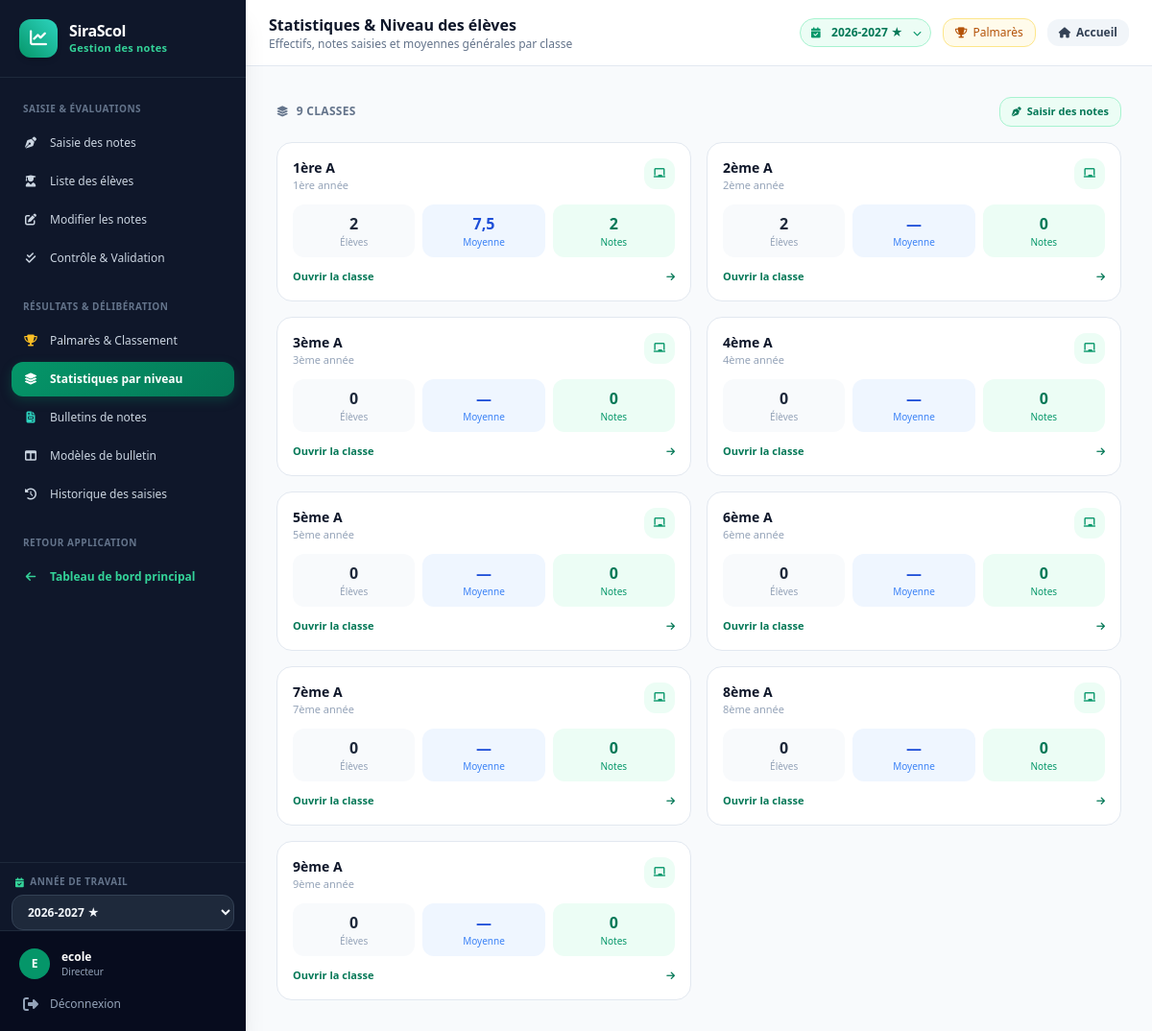
The app's page /notes/niveaux/ (signed in) with its own data.
### academics/models.py (models this page shows, shortened)
class ClassRoom(models.Model):
    name = models.CharField(max_length=50, verbose_name='Nom')
    level = models.ForeignKey(Level, on_delete=models.PROTECT, related_name='classrooms')
    academic_year = models.ForeignKey(AcademicYear, on_delete=models.CASCADE, related_name='classrooms')
    capacity = models.PositiveIntegerField(default=40, verbose_name='Capacité')
    serie = models.CharField(
        max_length=50, blank=True,
        verbose_name='Série',
        help_text='Pour 10ème, 11ème et 12ème : Scientifique, Littéraire, Économique...'
    )
    inscription_fee = models.DecimalField(
        max_digits=12, decimal_places=2, default=0,
        verbose_name="Frais d'inscription"
    )
    tuition_fee = models.DecimalField(
        max_digits=12, decimal_places=2, default=0,
        verbose_name='Scolarité'
    )
    main_teacher = models.ForeignKey(
        'teachers.Teacher',
        on_delete=models.SET_NULL,
        null=True, blank=True,
        related_name='main_classes',
        verbose_name='Professeur principal / Instituteur'
    )
    created_at = models.DateTimeField(auto_now_add=True)
    class Meta:
        verbose_name = 'Classe'
        verbose_name_plural = 'Classes'
        unique_together = ['name', 'academic_year']
        ordering = ['level__cycle__order', 'level__order', 'name']

class Level(models.Model):
    name = models.CharField(max_length=50, verbose_name='Nom')  # CP, 6ème, Terminale S...
    cycle = models.ForeignKey(Cycle, on_delete=models.PROTECT, related_name='levels', verbose_name='Cycle')
    order = models.PositiveIntegerField(default=0, verbose_name='Ordre')
    description = models.TextField(blank=True)
    class Meta:
        verbose_name = 'Niveau'
        verbose_name_plural = 'Niveaux'
        ordering = ['cycle__order', 'order', 'name']
        unique_together = ['name', 'cycle']

### grades/views.py (the view)
# urls.py: path('niveaux/', views.cotes_niveaux, name='niveaux'),
@login_required
@_students_use_portal
def cotes_niveaux(request):
    from django.db.models import Avg
    qs, year = _cotes_classrooms(request)
    rows = []
    for c in qs:
        avg = Grade.objects.filter(
            assessment__classroom=c, is_absent=False
        ).aggregate(a=Avg('score'))['a']
        rows.append({
            'classroom': c,
            'nb_eleves': c.nb_eleves,
            'moyenne': round(float(avg), 2) if avg is not None else None,
            'nb_notes': Grade.objects.filter(assessment__classroom=c).count(),
        })
    return render(request, 'grades/cotes_niveaux.html', {
        'rows': rows,
        'current_year': year,
        'section': 'niveaux',
    })

### templates/grades/cotes_niveaux.html (shortened to what this page needs)
{% extends "grades/base_cotes.html" %}
{% block header_title %}Statistiques & Niveau des élèves{% endblock %}
{% block header_sub %}Effectifs, notes saisies et moyennes générales par classe{% endblock %}
{% block content %}
<div class="flex items-center justify-between gap-3 mb-4">
  <div class="flex items-center gap-2 text-xs font-semibold text-slate-500 uppercase tracking-wide">
    <i class="fas fa-layer-group text-[11px]"></i> {{ rows|length }} classe{{ rows|length|pluralize }}
  </div>
  <a href="{% url 'grades:classes' %}"
     class="inline-flex items-center gap-1.5 px-3 py-1.5 rounded-xl text-[11px] font-semibold bg-emerald-50 text-emerald-700 hover:bg-emerald-100 border border-emerald-200 transition-colors">
    <i class="fas fa-pen-nib text-[10px]"></i> Saisir des notes
  </a>
</div>
<div class="grid grid-cols-1 sm:grid-cols-2 xl:grid-cols-3 gap-4">
  {% for r in rows %}
  <div class="bg-white rounded-2xl border border-slate-200 shadow-xs p-4 hover:shadow-md hover:border-emerald-200 transition-all">
    <div class="flex items-start justify-between gap-2">
      <div class="min-w-0">
        <p class="font-bold text-slate-900 text-sm truncate">{{ r.classroom.name }}</p>
        <p class="text-[11px] text-slate-400 truncate">{{ r.classroom.level.name }}{% if r.classroom.serie %} · {{ r.classroom.serie }}{% endif %}</p>
      </div>
      <span class="w-8 h-8 rounded-xl bg-emerald-50 text-emerald-600 flex items-center justify-center text-[11px] shrink-0">
        <i class="fas fa-chalkboard"></i>
      </span>
    </div>
    <div class="mt-3 grid grid-cols-3 gap-2 text-center">
      <div class="bg-slate-50 rounded-xl py-2">
        <p class="text-base font-bold text-slate-800">{{ r.nb_eleves }}</p>
        <p class="text-[10px] text-slate-400 font-medium">Élèves</p>
      </div>
      <div class="bg-blue-50 rounded-xl py-2">
        <p class="text-base font-bold text-blue-700">{% if r.moyenne != None %}{{ r.moyenne }}{% else %}—{% endif %}</p>
        <p class="text-[10px] text-blue-500 font-medium">Moyenne</p>
      </div>
      <div class="bg-emerald-50 rounded-xl py-2">
        <p class="text-base font-bold text-emerald-700">{{ r.nb_notes }}</p>
        <p class="text-[10px] text-emerald-600 font-medium">Notes</p>
      </div>
    </div>
    <a href="{% url 'grades:classes' %}?classroom={{ r.classroom.id }}"
       class="mt-3 flex items-center justify-between text-[11px] font-semibold text-emerald-700 hover:text-emerald-800 group">
      <span>Ouvrir la classe</span>
      <i class="fas fa-arrow-right text-[10px] group-hover:translate-x-0.5 transition-transform"></i>
    </a>
  </div>
  {% endfor %}
</div>
{% endblock %}

### templates/grades/base_cotes.html (shortened to what this page needs)
{% load static %}
<!DOCTYPE html>
<html lang="fr" class="h-full bg-slate-50">
<head>
  <script src="https://cdn.tailwindcss.com"></script>
  <link rel="stylesheet" href="https://cdnjs.cloudflare.com/ajax/libs/font-awesome/6.5.1/css/all.min.css">
</head>
<body class="h-full flex flex-col text-slate-800 antialiased">
  <div class="flex flex-1 min-h-screen">
    <aside id="notes-sidebar"
      class="w-64 bg-slate-900 text-slate-300 flex flex-col fixed inset-y-0 left-0 z-40 -translate-x-full md:translate-x-0 transition-transform duration-200 ease-in-out shadow-xl no-print">
      <div class="px-5 py-5 border-b border-slate-800 flex items-center justify-between">
        <a href="{% url 'grades:classes' %}" class="flex items-center gap-3">
          <div class="w-10 h-10 rounded-xl bg-gradient-to-tr from-emerald-600 to-teal-400 text-white flex items-center justify-center text-lg shadow-md">
            <i class="fas fa-chart-line"></i>
          </div>
          <div>
            <p class="font-bold text-white text-base leading-tight tracking-tight">SiraScol</p>
            <p class="text-[11px] text-emerald-400 font-semibold tracking-wide">Gestion des notes</p>
          </div>
        </a>
      </div>
      <nav class="notes-nav flex-1 overflow-y-auto p-3 text-xs space-y-1">
        <p class="text-[10px] uppercase font-bold tracking-wider text-slate-500 px-3 pt-3 pb-1.5">Saisie & Évaluations</p>
        <a href="{% url 'grades:classes' %}"
           class="flex items-center gap-3 px-3 py-2.5 rounded-xl transition-all text-slate-300 {% if section == 'saisie' %}active{% endif %}">
          <i class="fas fa-pen-nib w-4 text-center"></i>
          <span class="text-xs">Saisie des notes</span>
        </a>
        <a href="{% url 'grades:liste_eleves' %}"
           class="flex items-center gap-3 px-3 py-2.5 rounded-xl transition-all text-slate-300 {% if section == 'liste' %}active{% endif %}">
          <i class="fas fa-user-graduate w-4 text-center"></i>
          <span class="text-xs">Liste des élèves</span>
        </a>
        <a href="{% url 'grades:modifier' %}"
           class="flex items-center gap-3 px-3 py-2.5 rounded-xl transition-all text-slate-300 {% if section == 'modifier' %}active{% endif %}">
          <i class="fas fa-edit w-4 text-center"></i>
          <span class="text-xs">Modifier les notes</span>
        </a>
        <a href="{% url 'grades:valider' %}"
           class="flex items-center gap-3 px-3 py-2.5 rounded-xl transition-all text-slate-300 {% if section == 'valider' %}active{% endif %}">
          <i class="fas fa-check-double w-4 text-center"></i>
          <span class="text-xs">Contrôle & Validation</span>
        </a>
        <p class="text-[10px] uppercase font-bold tracking-wider text-slate-500 px-3 pt-5 pb-1.5">Résultats & Délibération</p>
        <a href="{% url 'grades:palmares' %}"
           class="flex items-center gap-3 px-3 py-2.5 rounded-xl transition-all text-slate-300 {% if section == 'palmares' %}active{% endif %}">
          <i class="fas fa-trophy w-4 text-center text-amber-400"></i>
          <span class="text-xs">Palmarès & Classement</span>
        </a>
        <a href="{% url 'grades:niveaux' %}"
           class="flex items-center gap-3 px-3 py-2.5 rounded-xl transition-all text-slate-300 {% if section == 'niveaux' %}active{% endif %}">
          <i class="fas fa-layer-group w-4 text-center"></i>
          <span class="text-xs">Statistiques par niveau</span>
        </a>
        <a href="{% url 'grades:bulletin_list' %}"
           class="flex items-center gap-3 px-3 py-2.5 rounded-xl transition-all text-slate-300 {% if section == 'bulletins' %}active{% endif %}">
          <i class="fas fa-file-invoice w-4 text-center text-teal-400"></i>
          <span class="text-xs">Bulletins de notes</span>
        </a>
        <a href="{% url 'grades:template_list' %}"
           class="flex items-center gap-3 px-3 py-2.5 rounded-xl transition-all text-slate-300 {% if section == 'modeles' %}active{% endif %}">
          <i class="fas fa-table-columns w-4 text-center"></i>
          <span class="text-xs">Modèles de bulletin</span>
        </a>
        <a href="{% url 'grades:historique' %}"
           class="flex items-center gap-3 px-3 py-2.5 rounded-xl transition-all text-slate-300 {% if section == 'historique' %}active{% endif %}">
          <i class="fas fa-clock-rotate-left w-4 text-center"></i>
          <span class="text-xs">Historique des saisies</span>
        </a>
        <p class="text-[10px] uppercase font-bold tracking-wider text-slate-500 px-3 pt-5 pb-1.5">Retour Application</p>
        <a href="{% url 'core:dashboard' %}"
           class="flex items-center gap-3 px-3 py-2.5 rounded-xl transition-all text-emerald-400 hover:text-white hover:bg-slate-800 font-semibold">
          <i class="fas fa-arrow-left w-4 text-center"></i>
          <span class="text-xs">Tableau de bord principal</span>
        </a>
      </nav>
      {% if all_academic_years %}
      <form method="get" action="{% url 'core:set_year' %}" class="px-3 pt-3 m-0 border-t border-slate-800 no-print">
        <label for="notes-year-side" class="text-[10px] uppercase font-bold tracking-wider text-slate-500 px-1 flex items-center gap-1.5">
          <i class="fas fa-calendar-check text-emerald-400 text-[10px]"></i> Année de travail
        </label>
        <select id="notes-year-side" name="year" onchange="this.form.submit()"
                class="mt-1.5 w-full bg-slate-800 border border-slate-700 text-slate-100 text-xs font-semibold rounded-xl px-3 py-2 hover:bg-slate-700 cursor-pointer">
          {% for y in all_academic_years %}
          <option value="{{ y.id }}" {% if current_year and current_year.id == y.id %}selected{% endif %}>{{ y.name }}{% if y.is_current %} ★{% endif %}</option>
          {% endfor %}
        </select>
      </form>
      {% endif %}
      <div class="p-3 border-t border-slate-800 bg-slate-950/60 no-print">
        <div class="flex items-center gap-3 px-2 py-1.5">
          <div class="w-8 h-8 rounded-full bg-emerald-600 text-white flex items-center justify-center font-bold text-xs shrink-0">
            {{ user.first_name|first|upper|default:user.username|first|upper }}
          </div>
          <div class="min-w-0 flex-1">
            <p class="text-xs font-semibold text-white truncate">{{ user.get_full_name|default:user.username }}</p>
            <p class="text-[10px] text-slate-400 capitalize truncate">{{ user_role_label|default:"Utilisateur" }}</p>
          </div>
        </div>
        <form method="post" action="{% url 'accounts:logout' %}" class="m-0 mt-1">
          <button type="submit"
                  class="w-full flex items-center gap-3 px-3 py-2 rounded-xl text-slate-400 hover:text-red-300 hover:bg-slate-800 transition-colors text-left">
            <i class="fas fa-sign-out-alt w-4 text-center"></i>
            <span class="text-xs">Déconnexion</span>
          </button>
        </form>
      </div>
    </aside>
    <div class="flex-1 md:ml-64 min-w-0 flex flex-col min-h-screen bg-slate-50">
      <header class="bg-white border-b border-slate-200 sticky top-0 z-20 px-4 sm:px-6 py-3.5 flex items-center justify-between gap-3 shadow-xs no-print">
        <div class="flex items-center gap-3 min-w-0">
          <div class="min-w-0">
            <h1 class="font-bold text-slate-900 text-sm sm:text-base truncate">{% block header_title %}Gestion des notes{% endblock %}</h1>
            <p class="text-xs text-slate-500 truncate">{% block header_sub %}Saisie, calcul officiel des moyennes et délibération{% endblock %}</p>
          </div>
        </div>
        <div class="flex items-center gap-2 sm:gap-3 shrink-0">
          {% if all_academic_years %}
          <form method="get" action="{% url 'core:set_year' %}" class="hidden sm:block m-0">
            <div class="relative">
              <select id="notes-year" name="year" onchange="this.form.submit()"
                      class="appearance-none pl-8 pr-7 py-1.5 rounded-full text-xs font-semibold bg-emerald-50 text-emerald-700 border border-emerald-200 hover:bg-emerald-100 transition-colors cursor-pointer">
                {% for y in all_academic_years %}
                <option value="{{ y.id }}" {% if current_year and current_year.id == y.id %}selected{% endif %}>{{ y.name }}{% if y.is_current %} ★{% endif %}</option>
                {% endfor %}
              </select>
            </div>
          </form>
          {% elif current_year %}
          <div class="inline-flex items-center gap-1.5 px-3 py-1 rounded-full text-xs font-semibold bg-emerald-50 text-emerald-700 border border-emerald-200">
            <i class="fas fa-calendar-check text-[10px]"></i>
            <span>{{ current_year.name }}</span>
          </div>
          {% endif %}
          <a href="{% url 'grades:palmares' %}" class="hidden md:inline-flex items-center gap-1.5 px-3 py-1.5 rounded-xl text-xs font-medium bg-amber-50 text-amber-700 hover:bg-amber-100 border border-amber-200 transition-colors">
            <i class="fas fa-trophy text-[11px]"></i> Palmarès
          </a>
          <a href="{% url 'core:dashboard' %}" class="inline-flex items-center gap-1.5 px-3 py-1.5 rounded-xl text-xs font-semibold bg-slate-100 hover:bg-slate-200 text-slate-700 transition-colors" title="Retourner au menu principal">
            <i class="fas fa-home text-[11px]"></i> <span class="hidden md:inline">Accueil</span>
          </a>
        </div>
      </header>
      <main class="flex-1 p-4 sm:p-6 lg:p-8 pb-24 md:pb-8 max-w-7xl w-full mx-auto">
        {% block content %}{% endblock %}
      </main>
    </div>
  </div>
</body>
</html>

### records on screen
ClassRoom: classroom.name "1ère A", classroom.level.name "1ère année", nb_eleves "2", moyenne "7,5", nb_notes "2"
ClassRoom: classroom.name "2ème A", classroom.level.name "2ème année", nb_eleves "2", nb_notes "0"
ClassRoom: classroom.name "3ème A", classroom.level.name "3ème année", nb_eleves "0", nb_notes "0"
ClassRoom: classroom.name "4ème A", classroom.level.name "4ème année", nb_eleves "0", nb_notes "0"
ClassRoom: classroom.name "5ème A", classroom.level.name "5ème année", nb_eleves "0", nb_notes "0"
ClassRoom: classroom.name "6ème A", classroom.level.name "6ème année", nb_eleves "0", nb_notes "0"
ClassRoom: classroom.name "7ème A", classroom.level.name "7ème année", nb_eleves "0", nb_notes "0"
ClassRoom: classroom.name "8ème A", classroom.level.name "8ème année", nb_eleves "0", nb_notes "0"
ClassRoom: classroom.name "9ème A", classroom.level.name "9ème année", nb_eleves "0", nb_notes "0"

### other values on screen
{{ user.first_name|first|upper|default:user.username|first|upper }} "E"
{{ user.get_full_name|default:user.username }} "ecole"
{{ user_role_label|default:"Utilisateur" }} "Directeur"
{{ rows|length }} "9"
form field year "2026-2027 ★"
